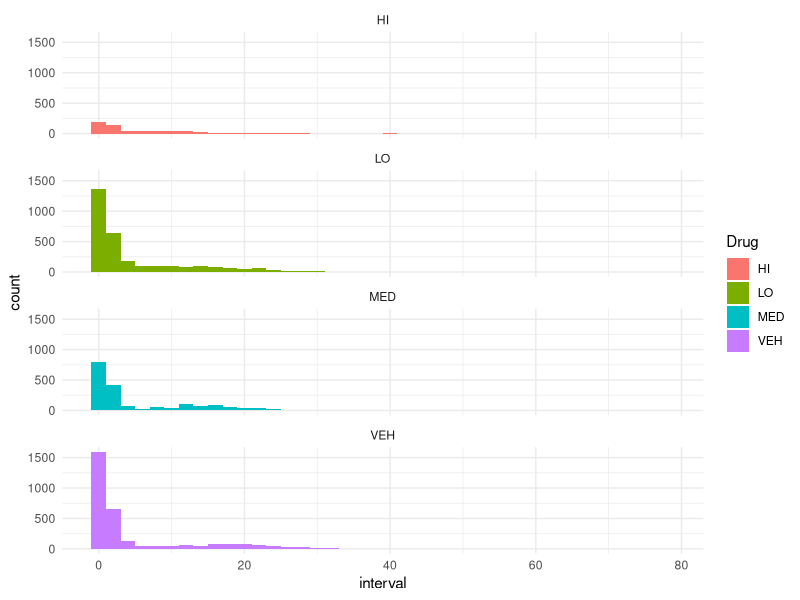
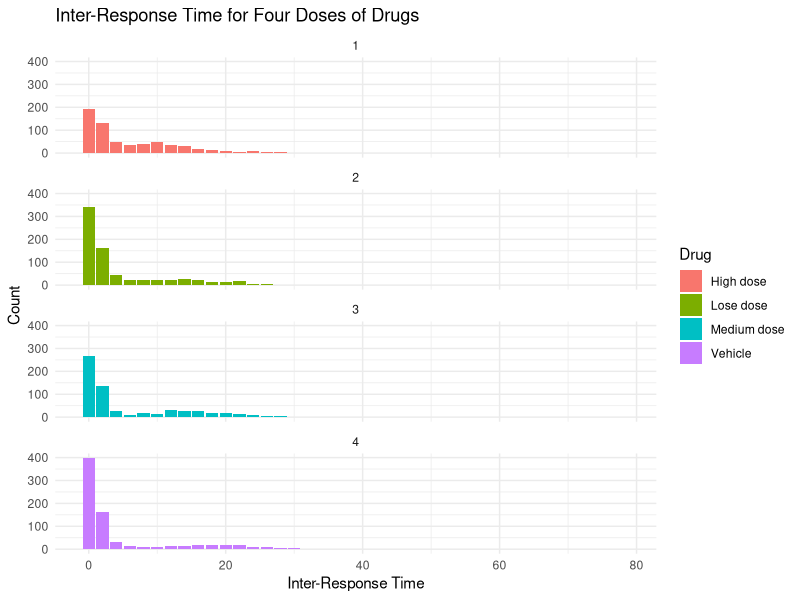
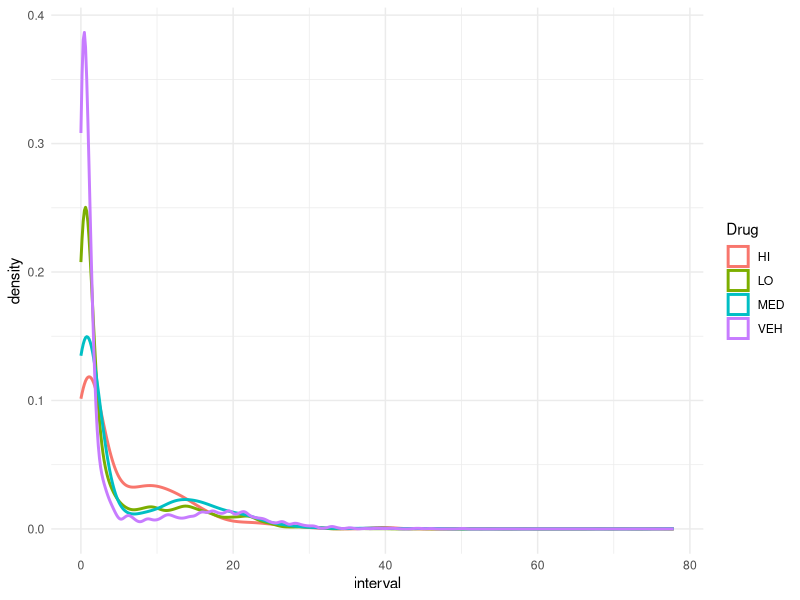
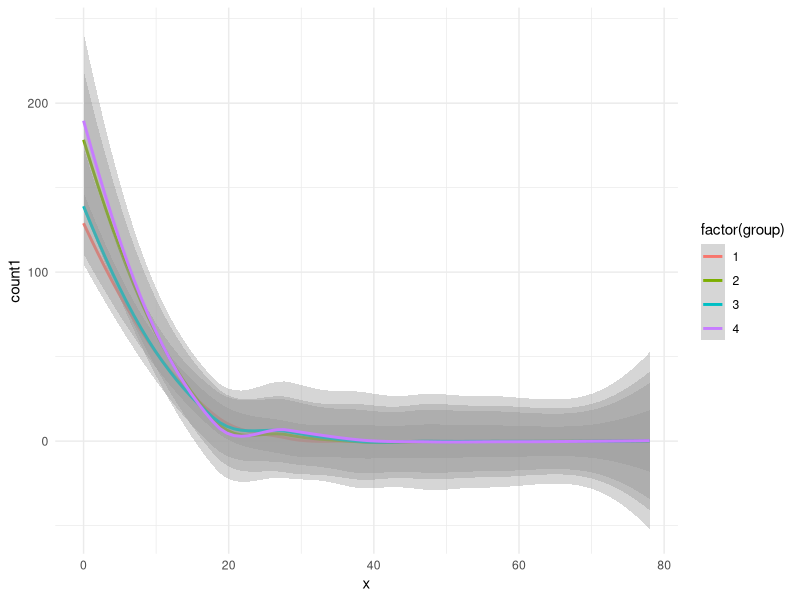
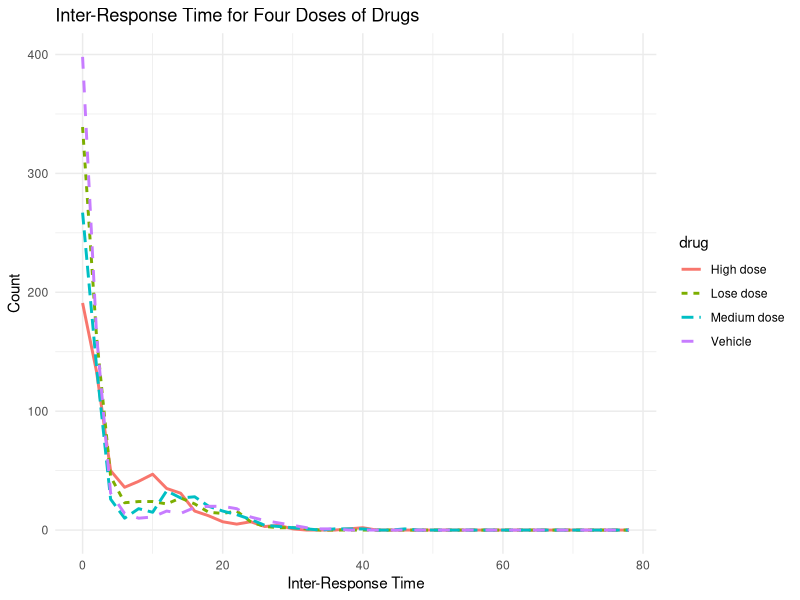

These charts were generated, in order, by the following R code:
## ---- chunk 1
library(readxl)
library(tidyverse)
## ---- chunk 2
IE_CArray_DD1 <- read_excel("data/IE_CArray_DD1.xlsx")

#clean the rows
table(IE_CArray_DD1$Subject) 
#11 rows that is the header, need to filter them out
IE_D1 <- IE_CArray_DD1 %>%
  filter(!(Subject %in% "Subject"))
as_tibble(IE_D1)
#check the data
table(IE_D1$Subject) #looks good, now I need to convey Box and Carray to numbers
IE_D1$Box <- as.numeric(IE_D1$Box)
IE_D1$Carray <- as.numeric(IE_D1$Carray)
## ---- chunk 3
IE_D1$time <- round(IE_D1$Carray)/100 
IE_D1$interval <-  c(0, diff(IE_D1$time))
IE_D1$interval <- ifelse(IE_D1$interval < 0, 0, IE_D1$interval)
## ---- chunk 4
table(IE_D1$Subject, IE_D1$Drug)
#IE_D1$divisor <- ifelse(IE)
## ---- chunk 5
hist <- ggplot(IE_D1,
    aes(x = interval, fill = Drug)) +
  geom_histogram(binwidth = 2) +
  facet_wrap(~ Drug, nrow = 4) +
  theme_minimal()
hist

#get bin counts
bin_data <- ggplot_build(hist)$data[[1]]
head(bin_data)

#create count1 as the average interval across rats
bin_data$count1 <- ifelse(bin_data$PANEL == 2, bin_data$count/4, bin_data$count)
bin_data$count1 <- ifelse(bin_data$PANEL == 3, bin_data$count1/3, bin_data$count1)
bin_data$count1 <- ifelse(bin_data$PANEL == 4, bin_data$count1/4, bin_data$count1)
bin_data$count1 <- round(bin_data$count1)

#create drug variable
bin_data$drug <- ifelse(bin_data$PANEL == 1, "High dose", 0)
bin_data$drug <- ifelse(bin_data$PANEL == 2, "Lose dose", bin_data$drug)
bin_data$drug <- ifelse(bin_data$PANEL == 3, "Medium dose", bin_data$drug)
bin_data$drug <- ifelse(bin_data$PANEL == 4, "Vehicle", bin_data$drug)

ggplot(bin_data, aes(x = x, y = count1, fill = drug)) +
  geom_col() +
  facet_wrap(~ group, nrow = 4) +
  labs(title = "Inter-Response Time for Four Doses of Drugs",
       x = "Inter-Response Time",
       y = "Count", 
       fill = "Drug") +
  theme_minimal()
## ---- chunk 6
ggplot(IE_D1,
    aes(x = interval, color = Drug)) +
  geom_density(linewidth = 1, alpha = .5) +
  theme_minimal() 
#+ scale_color_viridis_d() #for discrete color

ggplot(bin_data,
    aes(x = x, y = count1, color = factor(group))) +
  geom_smooth(method = "loess") +
  theme_minimal()
## ---- chunk 7
#ggplot(IE_D1,
#    aes(x = interval, fill = Drug)) +
#  geom_histogram(binwidth = 1, alpha = .5, position = "identity") +
#  geom_line(aes(y = ..count.., linetype = Drug)) +
#  theme_minimal() +
#  labs(title = "Histogram with Scaled Density Line", x = "Values", y = "Count/Density")
#+ scale_color_viridis_d()

ggplot(bin_data, aes(x = x, y = count1, linetype = drug, color = drug)) +
  geom_line(size = 1) +
  labs(title = "Inter-Response Time for Four Doses of Drugs",
       x = "Inter-Response Time",
       y = "Count", 
       fill = "Drug") +
  theme_minimal()
